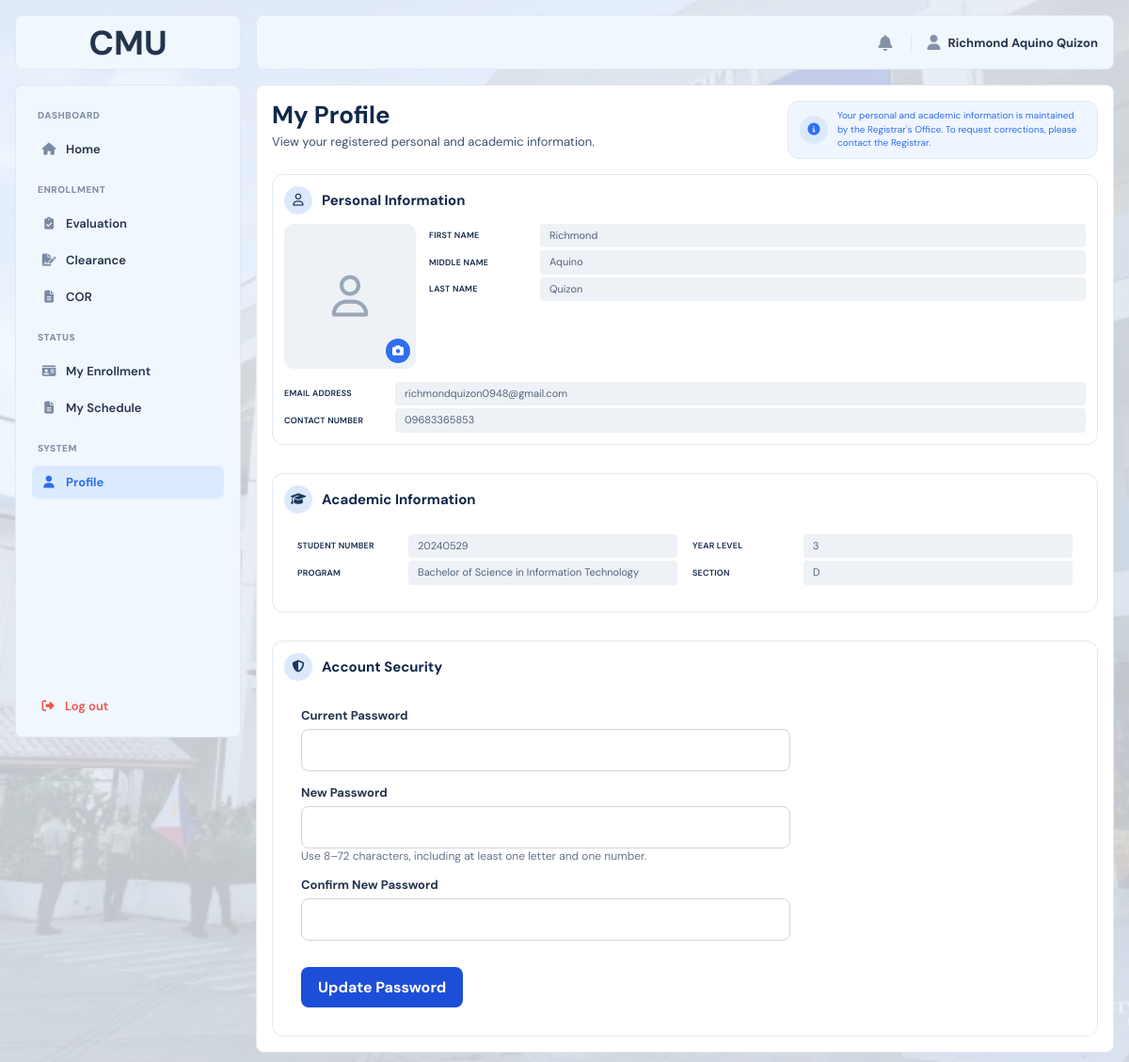
The app's page /?page=profile (signed in) with its own data.
### tables this page shows
CREATE TABLE `students` (
  `student_id` int(10) UNSIGNED NOT NULL,
  `user_id` int(10) UNSIGNED DEFAULT NULL,
  `student_number` varchar(50) NOT NULL,
  `first_name` varchar(100) NOT NULL,
  `middle_name` varchar(100) DEFAULT NULL,
  `last_name` varchar(100) NOT NULL,
  `program` varchar(100) NOT NULL,
  `year_level` int(11) NOT NULL,
  `section` varchar(50) DEFAULT NULL,
  `email` varchar(100) NOT NULL,
  `phone` varchar(20) DEFAULT NULL,
  `password_hash` varchar(255) NOT NULL,
  `enrollment_phase` enum('NOT_STARTED','EVALUATION','CLEARANCE','COR','ENROLLED') NOT NULL DEFAULT 'NOT_STARTED',
  `enrollment_status` varchar(50) NOT NULL DEFAULT 'Closed',
  `created_at` datetime NOT NULL DEFAULT current_timestamp()
);

### index.php (called while the page is built, shortened)
<?php
$pages = [
    'home_main' => 'main/home_main.php',
    'course_offering' => 'main/course_offering.php',
    'faculty_evaluation' => 'main/faculty_evaluation.php',
    'evaluation_form' => 'main/evaluation_form.php',
    'clearance_main' => 'main/clearance_main.php',
    'cor' => 'main/cor.php',
    'my_enrollment' => 'main/my_enrollment.php',
    'profile' => 'main/profile.php',
    'admin_home' => 'admin/admin_home.php',
    'enrollment_period' => 'admin/enrollment_period.php',
    'student_enrollment' => 'admin/student_enrollment.php',
    'clearance_submissions' => 'admin/clearance_submissions.php',
    'cor_submissions' => 'admin/cor_submissions.php',
    'course_offerings' => 'admin/course_offerings.php',
    'course_management' => 'admin/course_management.php',
    'student_management' => 'admin/student_management.php',
    'login' => 'auth/login.php',
    'register' => 'auth/register.php',
    'forget' => 'auth/forget.php',
    'verification' => 'auth/verification.php',
    'reset' => 'auth/reset.php',
    'set_password' => 'auth/set_password.php',
    'error404' => 'error/error404.php',
    'maintenance' => 'error/maintenance.php',
    'sample' => 'sample.php',
];
$page = $_GET['page'] ?? 'login';
require FRONTEND_PATH . '/pages/' . $pages[$page];

### backend/models/student.php (called while the page is built, shortened)
<?php
function student_find_by_id(mysqli $conn, int $student_id): ?array
{
    $stmt = $conn->prepare(
        'SELECT
            s.student_id,
            s.user_id,
            s.student_number,
            s.first_name,
            s.middle_name,
            s.last_name,
            s.program,
            s.year_level,
            s.section,
            s.email,
            s.phone,
            u.role,
            s.enrollment_phase
         FROM students s
         INNER JOIN users u
            ON u.user_id = s.user_id
         WHERE s.student_id = ?
         LIMIT 1'
    );
    $stmt->bind_param('i', $student_id);
    $stmt->execute();
    $row = $stmt->get_result()->fetch_assoc();
    return $row ?: null;
}

### frontend/pages/main/profile.php (the view, shortened to what this page needs)
<?php
require_once dirname(__DIR__, 3) . '/backend/bootstrap.php';
require_once dirname(__DIR__, 3) . '/backend/models/student.php';
$studentId = $_SESSION['student_id'] ?? null;
$student = student_find_by_id($conn, (int) $studentId);
function pf_value($value)
{
    $value = trim((string) $value);
    return $value === '' ? '–' : $value;
}
function pf_field($label, $value)
{
    $text = pf_value($value);
    echo '<div class="pf-field">';
    echo '<span class="pf-label">' . e($label) . '</span>';
    echo '<div class="pf-value" title="' . e($text) . '">' . e($text) . '</div>';
    echo '</div>';
}
$photoUrl = !empty($student['photo'])
    ? BASE_URL . 'uploads/students/' . rawurlencode($student['photo'])
    : '';
$personalLeft = [
    'First Name'   => $student['first_name'] ?? '',
    'Middle Name'  => $student['middle_name'] ?? '',
    'Last Name'    => $student['last_name'] ?? '',
];
$personalRight = [
    'Email Address'  => $student['email'] ?? '',
    'Contact Number' => $student['phone'] ?? ($student['cellphone_no'] ?? ''),
];
$academicLeft = [
    'Student Number' => $student['student_number'] ?? '',
    'Program'        => $student['program_name'] ?? ($student['program'] ?? ''),
];
$academicRight = [
    'Year Level' => $student['year_level'] ?? '',
    'Section'    => $student['section_name'] ?? ($student['section'] ?? ''),
];
?>
<!DOCTYPE html>
<html lang="en">
<head>
    <link rel="stylesheet" href="<?= BASE_URL ?>frontend/assets/css/main.css">
    <link rel="stylesheet" href="<?= BASE_URL ?>frontend/assets/css/student.css">
    <link rel="stylesheet"
          href="https://cdnjs.cloudflare.com/ajax/libs/font-awesome/6.5.2/css/all.min.css">
</head>
<body>
<div class="layout">
    <div class="imglogo">
        <span>CMU</span>
    </div>
    <?php require FRONTEND_PATH . 'includes/sidebar.php'; ?>
    <div class="overlay" id="overlay"></div>
    <div class="main">
        <?php require FRONTEND_PATH . 'includes/topbar.php'; ?>
        <div class="content">
            <section class="pf-top">
                <div class="page-heading">
                    <h1>My Profile</h1>
                    <p>View your registered personal and academic information.</p>
                </div>
                <div class="pf-notice">
                    <span class="co-icon"><i class="fa-solid fa-circle-info"></i></span>
                    <p>Your personal and academic information is maintained by the Registrar's Office. To request corrections, please contact the Registrar.</p>
                </div>
            </section>
            <section class="pf-card">
                <div class="pf-card-head">
                    <span class="co-icon"><i class="fa-regular fa-user"></i></span>
                    <h2>Personal Information</h2>
                </div>
                <div class="pf-personal">
                    <form class="pf-photo"
                          action="<?= BASE_URL ?>backend/api/update_photo.php"
                          method="POST"
                          enctype="multipart/form-data"
                          id="photoForm">
                        <?php if ($photoUrl): ?>
                            <img src="<?= e($photoUrl) ?>" alt="Photo of <?= e($userName) ?>">
                        <?php else: ?>
                            <div class="pf-photo-empty" aria-hidden="true">
                                <i class="fa-regular fa-user"></i>
                            </div>
                        <?php endif; ?>
                        <label class="pf-photo-button" for="photoInput" title="Change photo">
                            <i class="fa-solid fa-camera"></i>
                        </label>
                    </form>
                    <div class="pf-fields">
                        <?php foreach ($personalLeft as $label => $value): pf_field($label, $value); endforeach; ?>
                    </div>
                    <div class="pf-fields">
                        <?php foreach ($personalRight as $label => $value): pf_field($label, $value); endforeach; ?>
                    </div>
                </div>
            </section>
            <section class="pf-card" style="margin-top: 14px;">
                <div class="pf-card-head">
                    <span class="co-icon"><i class="fa-solid fa-graduation-cap"></i></span>
                    <h2>Academic Information</h2>
                </div>
                <div class="pf-profile-academic">
                    <div class="pf-fields">
                        <?php foreach ($academicLeft as $label => $value): pf_field($label, $value); endforeach; ?>
                    </div>
                    <div class="pf-fields">
                        <?php foreach ($academicRight as $label => $value): pf_field($label, $value); endforeach; ?>
                    </div>
                </div>
            </section>
            <section class="pf-card" style="margin-top: 14px;">
                <div class="pf-card-head">
                    <span class="co-icon"><i class="fa-solid fa-shield-halved"></i></span>
                    <h2>Account Security</h2>
                </div>
                <div class="pf-security">
                    <form id="changePasswordForm" class="pf-security-form" autocomplete="off">
                        <div>
                            <label for="currentPassword">Current Password</label>
                            <input id="currentPassword" type="password" name="current_password" autocomplete="current-password" required>
                        </div>
                        <div>
                            <label for="newPassword">New Password</label>
                            <input id="newPassword" type="password" name="new_password" autocomplete="new-password" minlength="8" maxlength="72" required>
                            <p class="pf-security-help">Use 8–72 characters, including at least one letter and one number.</p>
                        </div>
                        <div>
                            <label for="confirmPassword">Confirm New Password</label>
                            <input id="confirmPassword" type="password" name="confirm_password" autocomplete="new-password" required>
                        </div>
                        <button type="submit" id="changePasswordButton">Update Password</button>
                    </form>
                </div>
            </section>
        </div>
    </div>
</div>
</body>
</html>

### frontend/assets/css/main.css (style rules this page uses)
:root { --graystuble: #F8FAFC; --bluesubtle: #F0F7FD; --primary: #2f6fed; --primary-dark: #1c3f8f; --text: #24344d; --muted: #8592a6; --panel: #fbfcfe; --white: #ffffff; --border: #e3e9f2; --chip-bg: #eef1f6; --chip-color: #5b6b85; --blue: #2f6fed; --blue-bg: #dce9fd; --light-blue: #f8fafc; --lightest-blue: #eff6ff; --green: #2fb872; --green-bg: #d9f3e4; --orange: #f0a021; --orange-bg: #fcecc9; --danger: #ef5350; --danger-bg: #fbdedd; --table-head-bg: #1e293f; --table-head-text: #ffffff; --tips-grad-start: #1c3f8f; --tips-grad-end: #2f6fed; --tips-icon-bg: rgba(255, 255, 255, 0.2); --tips-text: rgba(255, 255, 255, 0.9); --teal: #0f9aa0; --teal-bg: #d7f1f2; --radius-sm: 8px; --radius-md: 14px; --sidebar-w: 240px; }
* { box-sizing: border-box; }
html, body { margin: 0; padding: 0; min-height: 100%; }
body { background-image: url('../img/cmu.png'); background-size: cover; background-position: center; background-repeat: no-repeat; font-family: "DM Sans", sans-serif; color: var(--text); overflow-x: hidden; }
button, input, textarea, select { font-family: inherit; }
.layout { display: grid; grid-template-columns: 240px minmax(0, 1fr); grid-template-rows: 58px minmax(0, 1fr); gap: 16px; width: 100%; min-height: 100vh; background: rgb(240, 247, 253, 0.8); padding: 16px; }
.imglogo { grid-column: 1; grid-row: 1; display: flex; align-items: center; justify-content: center; padding: 16px; background: var(--bluesubtle); border: 1px solid var(--border); border-radius: var(--radius-sm); }
.imglogo span { font-size: 36px; font-weight: 700; }
.main { grid-column: 2; grid-row: 1 / 3; display: grid; grid-template-rows: 58px minmax(0, 1fr); gap: 16px; min-width: 0; min-height: 0; background: transparent; }
.content { width: 100%; min-width: 0; min-height: 0; padding: 16px; background: var(--bluesubtle); border: 1px solid var(--border); border-radius: var(--radius-sm); overflow-y: auto; }
.content { display: flex; flex-direction: column; gap: 16px; width: 100%; min-width: 0; min-height: 0; padding: 16px; background: var(--white); border: 1px solid var(--border); border-radius: var(--radius-sm); overflow-y: auto; }
@media (min-width: 901px) { .layout > .imglogo { position: fixed; top: 16px; left: 16px; width: var(--sidebar-w, 240px); height: 58px; z-index: 31; } }

### frontend/pages/main/profile.php (style rules this page uses)
.pf-profile-academic { display: grid; grid-template-columns: 1fr 1fr; gap: 16px; padding: 12px 14px 16px; }
.pf-profile-academic .pf-fields { min-width: 0; }
.pf-security { padding: 18px; }
.pf-security-form { max-width: 520px; display: grid; gap: 14px; }
.pf-security-form label { display: block; font-size: 13px; font-weight: 700; margin-bottom: 6px; }
.pf-security-form input { width: 100%; box-sizing: border-box; border: 1px solid #d1d5db; border-radius: 8px; padding: 11px 12px; font: inherit; background: #fff; color: #111827; }
.pf-security-form button { justify-self: start; border: 0; border-radius: 8px; background: #1d4ed8; color: #fff; padding: 11px 18px; font: inherit; font-weight: 700; cursor: pointer; }
.pf-security-help { font-size: 12px; color: #64748b; margin: 0; }

### records on screen
students: first_name "Richmond", middle_name "Aquino", last_name "Quizon", email "richmondquizon0948@gmail.com", phone "09683365853", student_number "20240529", program "Bachelor of Science in Information Technology"

### other values on screen
$section['title'] "ENROLLMENT"
$item['label'] "Evaluation"
$item['label'] "Clearance"
$item['label'] "COR"
$section['title'] "STATUS"
$item['label'] "My Enrollment"
$item['label'] "My Schedule"
$section['title'] "SYSTEM"
$item['label'] "Profile"
$userName "Richmond Aquino Quizon"
$label "FIRST NAME"
$label "MIDDLE NAME"
$label "LAST NAME"
$label "EMAIL ADDRESS"
$label "CONTACT NUMBER"
